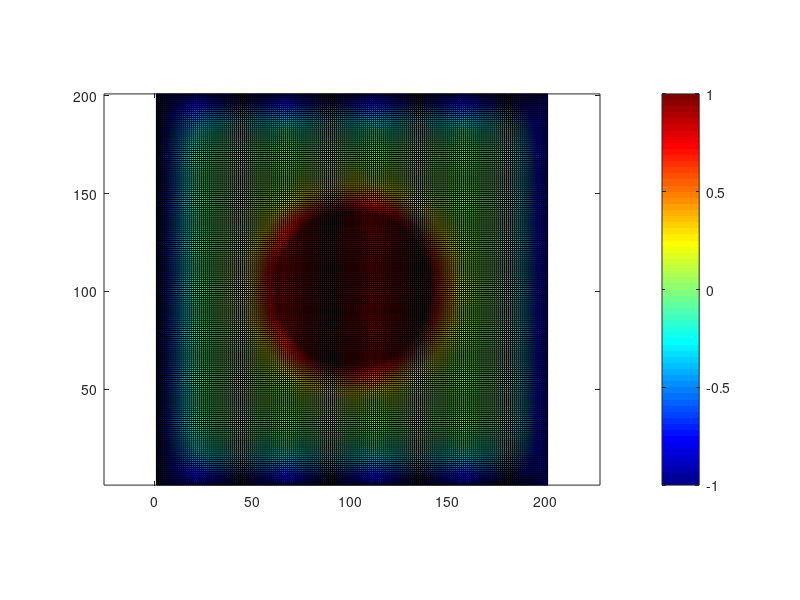

MATLAB code for this plot:
% Application au cas d'un câble coaxial

%% Commandes de nettoyage
clear
close all
clc

%% Dimensions / maillage
dx = 1; % cm
dy = 1; % cm
Nx = 201;
Ny = 201;

%% Potentiels / sources
v0 = 0; % condition aux limites (en V)
v1 = -1; % potentiel du conducteur 1
v2 = 1; % potentiel du conducteur 2

% Initialisation de la matrice de calcul
V = zeros(Nx,Ny); % mettre toute la matrice a zero

% Considération des conditions aux limites
indice = load('indice.txt');
V(indice) = v2;
V(1,:)=v1;
V(Nx-1:Nx,:)=v1;
V(:,1)=v1;
V(:,Ny-1:Ny)=v1;

% Création d'un seuil pour le calcul des itérations & variation de Nx et Ny
eps = 1e-3;
itmax = 10000;
nb_iteration = 0;
while itmax > eps

    nb_iteration = nb_iteration + 1;
    Vold = V;

    % Calcul du potentiel avec methode DF
    i = 2:Nx-1;
    j = 2:Ny-1;
    V(i,j) = 0.25*(V(i,j+1)+V(i,j-1)+V(i+1,j)+V(i-1,j));

    % On remet aux CIs 
    V(indice) = v2;
    V(1,:)=v1;
    V(Nx-1:Nx,:)=v1;
    V(:,1)=v1;
    V(:,Ny-1:Ny)=v1;

    itmax = max(max(abs(Vold-V)));
end

% Récupération du gradient de V
[Ex,Ey] = gradient (V);

% Ici, on définit une surface autour des deux conducteurs QUI NE COUPE PAS LES DEUX CONDUCTEURS !!! 
% Calcul de la valeur de la capacité des condos
EScalDs = -sum(Ey(50,50:150))+sum(Ey(150,50:150))-sum(Ex(50:150,50))+sum(Ex(50:150,150));
Q = EScalDs*8.854e-12;
C = Q/200;

%% Figure
figure;
pcolor(V') % permet de tracer transposée de V
hold on;
% colormap jet % permet d'avoir un contraste de couleur (bleu->rouge)
% axis equal % permet d'avoir un repère orthonormé
% hold on;
% contour(V') % permet de tracer transposée de V
% quiver(-Ex,-Ey) % permet de tracer les équipotentielles de V
colormap jet % permet d'avoir un contraste de couleur (bleu->rouge)
axis equal % permet d'avoir un repère orthonormé
colorbar